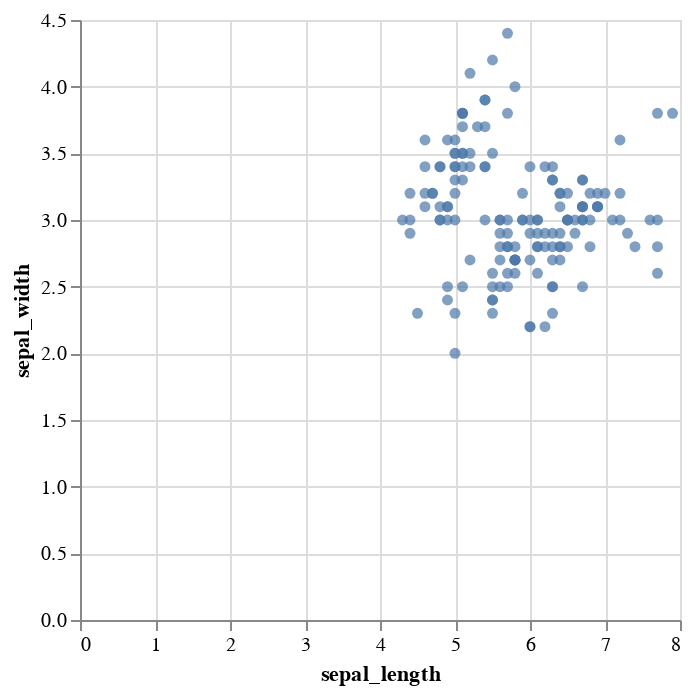

Here is the notebook cell this chart was saved with:
### Code cell
import altair as alt
from IPython.display import display 

# Join the iris_df2 with the original df on index
iris_joined = iris_df2.join(df['species'])


# Creating the the plot
alt.Chart(iris_joined).mark_circle(size=80).encode(
    x='sepal_length',
    y='sepal_width',
    color=alt.Color('species', scale=alt.Scale(scheme='viridis')),
    tooltip=['sepal_length', 'sepal_width', 'species']).interactive()
display(chart)

### Figure 1 — Vega-Lite specification as saved in the notebook (floating-point values rounded to 4 significant figures; data arrays with more than 128 entries replaced by an {"elided": "..."} marker saying what was removed)
{"config": {"view": {"continuousWidth": 300, "continuousHeight": 300}}, "data": {"name": "data-ba5d9b258da4c68323da3b3df6faab73"}, "mark": {"type": "circle"}, "encoding": {"x": {"field": "sepal_length", "type": "quantitative"}, "y": {"field": "sepal_width", "type": "quantitative"}}, "$schema": "https://vega.github.io/schema/vega-lite/v5.16.3.json", "datasets": {"data-ba5d9b258da4c68323da3b3df6faab73": {"elided": "150 records"}}}
